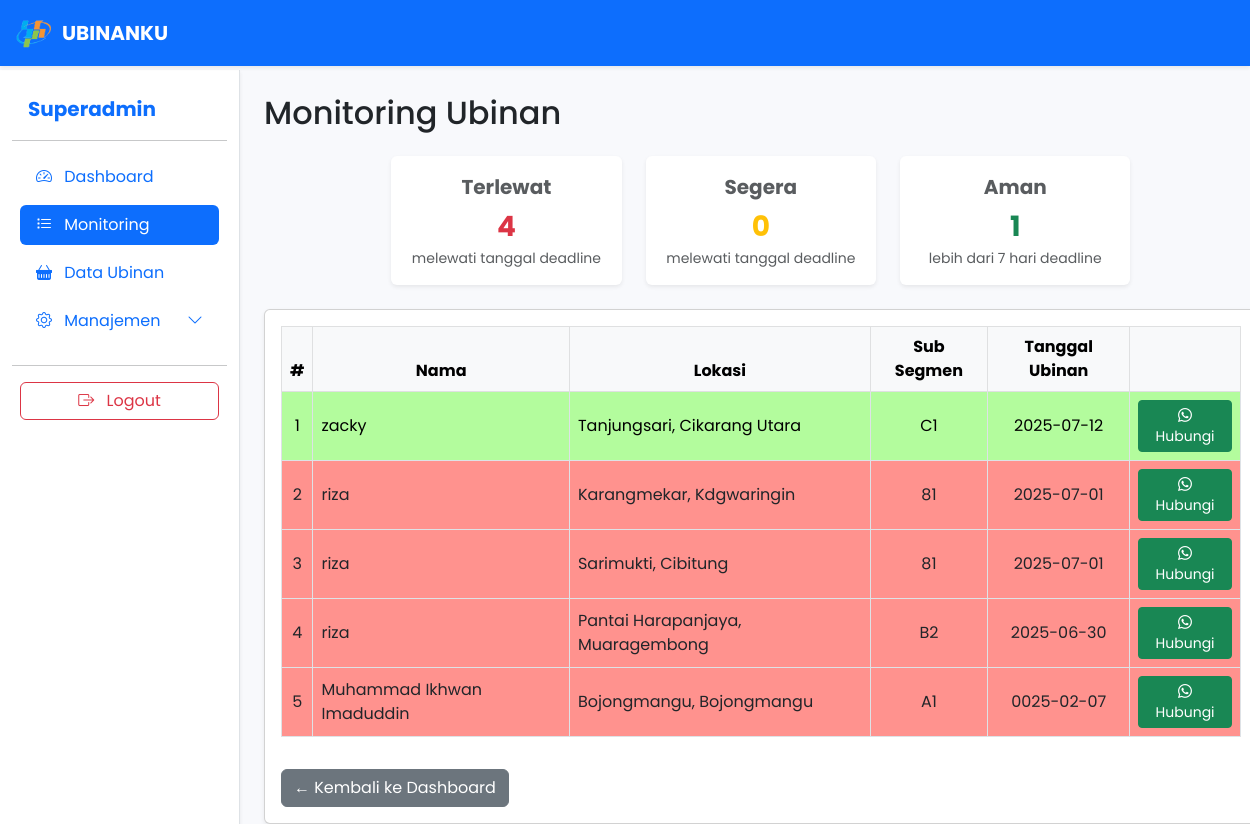
Screenshot of /client/service/super-admin/monitoring.php (signed in) with the database file from the repository.
### tables this page shows
CREATE TABLE `monitoring_data_panen` (
  `id` int(11) NOT NULL,
  `nama_petani` varchar(100) NOT NULL,
  `desa` varchar(100) NOT NULL,
  `kecamatan` varchar(100) NOT NULL,
  `tanggal_panen` date NOT NULL,
  `subround` int(11) NOT NULL,
  `foto_petani` varchar(255) NOT NULL,
  `foto_potong` varchar(255) NOT NULL,
  `foto_timbangan` varchar(255) NOT NULL,
  `berat_plot` decimal(10,2) DEFAULT NULL,
  `gkp` decimal(10,2) DEFAULT NULL,
  `gkg` decimal(10,2) DEFAULT NULL,
  `ku` decimal(10,2) DEFAULT NULL,
  `status` enum('selesai','belum selesai','tidak bisa','sudah') DEFAULT NULL,
  `user_id` int(11) NOT NULL,
  `nomor_segmen` varchar(9) NOT NULL,
  `nomor_sub_segmen` varchar(2) NOT NULL,
  `note` varchar(500) NOT NULL,
  `created_at` timestamp NOT NULL DEFAULT current_timestamp(),
  `updated_at` timestamp NULL DEFAULT NULL
);

CREATE TABLE `users` (
  `id` int(11) NOT NULL,
  `username` varchar(50) NOT NULL,
  `password` varchar(255) NOT NULL,
  `nama_lengkap` varchar(100) DEFAULT NULL,
  `no_hp` varchar(20) NOT NULL,
  `email` varchar(50) NOT NULL,
  `role` enum('pcl','pml','supervisor') DEFAULT 'pcl',
  `created_at` timestamp NOT NULL DEFAULT current_timestamp(),
  `updated_at` timestamp NULL DEFAULT NULL ON UPDATE current_timestamp()
);

### client/service/super-admin/monitoring.php (the view, shortened to what this page needs)
<?php
include '../../../server/config/koneksi.php';
$q = mysqli_query($conn, "
    SELECT u.nama_lengkap, u.no_hp, m.desa, m.kecamatan, m.nomor_sub_segmen, m.tanggal_panen
    FROM users u
    JOIN monitoring_data_panen m ON u.id = m.user_id
    WHERE (m.status = 'belum selesai' OR m.status = 'sudah')
    ORDER BY m.tanggal_panen DESC
");
$q_user_all = mysqli_query($conn, "
    SELECT m.tanggal_panen
    FROM users u
    JOIN monitoring_data_panen m ON u.id = m.user_id
    WHERE (m.status = 'belum selesai' OR m.status = 'sudah')
");
$terlewat = $segera = $aman = 0;
$today = new DateTime();
while ($row = mysqli_fetch_assoc($q_user_all)) {
    $tgl_ubinan = new DateTime($row['tanggal_panen']);
    $diff = $today->diff($tgl_ubinan)->days;
    $isPast = $tgl_ubinan < $today;
    $isSoon = !$isPast && $diff <= 7;
    if ($isPast) {
        $terlewat++;
    } elseif ($isSoon) {
        $segera++;
    } else {
        $aman++;
    }
}
?>
<!DOCTYPE html>
<html lang="id">
<head>
    <link href="https://cdn.jsdelivr.net/npm/bootstrap@5.3.0/dist/css/bootstrap.min.css" rel="stylesheet">
    <link href="https://cdn.jsdelivr.net/npm/bootstrap-icons@1.10.5/font/bootstrap-icons.css" rel="stylesheet">
</head>
<body>
<nav class="navbar navbar-expand-lg navbar-dark bg-primary shadow-sm fixed-top" style="z-index:1040;">
    <div class="container-fluid">
        <a class="navbar-brand d-flex align-items-center" href="monitoring_panen.php">
            <img src="../../assets/logo.png" alt="Logo BPS" height="40" class="me-2">
            UBINANKU
        </a>
    </div>
</nav>
<div class="container-fluid" style="padding-top:70px;">
    <div class="row">
        <nav class="col-md-3 col-lg-2 d-md-block bg-white border-end shadow-sm sidebar py-4 position-fixed" style="height:100vh; z-index:1030;">
            <div class="position-sticky">
                <a href="#" class="d-flex align-items-center mb-3 text-primary text-decoration-none px-3">
                    <span class="fs-5 fw-bold">Superadmin</span>
                </a>
                <hr>
                <ul class="nav nav-pills flex-column mb-auto px-2">
                    <li class="nav-item mb-2">
                        <a href="super_admin.php" class="nav-link text-primary">
                            <i class="bi bi-speedometer2 me-2"></i> Dashboard
                        </a>
                    </li>
                    <li class="nav-item mb-2">
                        <a href="monitoring.php" class="nav-link active">
                            <i class="bi bi-list-task me-2"></i> Monitoring
                        </a>
                    </li>
                    <li class="nav-item mb-2">
                        <a href="monitoring_panen.php" class="nav-link">
                            <i class="bi bi-basket-fill me-2"></i> Data Ubinan
                        </a>
                    </li>
                    <li class="nav-item mb-2">
                        <a class="nav-link text-primary d-flex justify-content-between align-items-center" data-bs-toggle="collapse" href="#manajemenMenu" role="button" aria-expanded="false" aria-controls="manajemenMenu">
                        <span><i class="bi bi-gear me-2"></i> Manajemen</span>
                        <i class="bi bi-chevron-down"></i>
                        </a>
                    </li>
                </ul>
                <hr>
                <div class="px-2">
                    <a href="../../auth/logout.php" class="btn btn-outline-danger w-100">
                        <i class="bi bi-box-arrow-right me-2"></i> Logout
                    </a>
                </div>
            </div>
        </nav>
        <main id="mainContent" class="col-lg-10 ms-auto px-4 pt-4">
            <h2 class="mb-4">Monitoring Ubinan</h2>
            <div class="row g-4 mb-4 d-flex justify-content-center flex-wrap">
                <div class="col-12 col-sm-6 col-lg-3">
                    <div class="card shadow-sm border-0 text-center h-100">
                        <div class="card-body">
                            <div class="fs-5 text-muted mb-1 fw-bold">Terlewat</div>
                            <div class="fs-3 fw-bold text-danger"><?= $terlewat; ?></div>
                            <div class="small text-muted">melewati tanggal deadline</div>
                        </div>
                    </div>
                    </div>
                <div class="col-12 col-sm-6 col-lg-3">
                    <div class="card shadow-sm border-0 text-center h-100">
                        <div class="card-body">
                            <div class="fs-5 text-muted mb-1 fw-bold">Segera</div>
                            <div class="fs-3 fw-bold text-warning"><?= $segera; ?></div>
                            <div class="small text-muted">melewati tanggal deadline</div>
                        </div>
                    </div>
                </div>
                <div class="col-12 col-sm-6 col-lg-3">
                    <div class="card shadow-sm border-0 text-center h-100">
                        <div class="card-body">
                            <div class="fs-5 text-muted mb-1 fw-bold">Aman</div>
                            <div class="fs-3 fw-bold text-success"><?= $aman; ?></div>
                            <div class="small text-muted">lebih dari 7 hari deadline</div>
                        </div>
                    </div>
                </div>
            </div>
            <div class="card shadow-sm">
                <div class="card-body">
                    <div class="table-responsive">
                        <table class="table table-bordered table-hover align-middle">
                            <thead class="table-light">
                                <tr class="text-center">
                                    <th>#</th>
                                    <th>Nama</th>
                                    <th>Lokasi</th>
                                    <th>Sub Segmen</th>
                                    <th>Tanggal Ubinan</th>
                                    <th></th>
                                </tr>
                            </thead>
                            <tbody>
                                <?php
                                $no = 1;
                                $today = new DateTime();
                                while ($row = mysqli_fetch_assoc($q)):
                                    $tgl_ubinan = new DateTime($row['tanggal_panen']);
                                    $diff = $today->diff($tgl_ubinan)->days;
                                    $isPast = $tgl_ubinan < $today;
                                    $isSoon = !$isPast && $diff <= 7;
                                    if ($isPast) {
                                        $rowClass = 'tr-deadline-lewat';
                                    } elseif ($isSoon) {
                                        $rowClass = 'tr-deadline-segera';
                                    } else {
                                        $rowClass = 'tr-deadline-aman';
                                    }
                                ?>
                                <tr class="<?= $rowClass ?>">
                                    <td class="text-center"><?= $no++; ?></td>
                                    <td><?= htmlspecialchars($row['nama_lengkap']); ?></td>
                                    <td><?= htmlspecialchars($row['desa'] . ', ' . $row['kecamatan']); ?></td>
                                    <td class="text-center"><?= htmlspecialchars($row['nomor_sub_segmen']); ?></td>
                                    <td class="text-center"><?= htmlspecialchars($row['tanggal_panen']); ?></td>
                                    <td class="text-center">
                                        <?php
                                        if (!empty($row['no_hp'])) {
                                            $wa_number = preg_replace('/[^0-9]/', '', $row['no_hp']);
                                            if (strpos($wa_number, '0') === 0) {
                                                $wa_number = '62' . substr($wa_number, 1);
                                            }
                                            $wa_message = rawurlencode("Halo " . $row['nama_lengkap'] . ", mohon segera lengkapi form ubinan Anda.");
                                            $wa_link = "https://wa.me/$wa_number?text=$wa_message";
                                        ?>
                                            <a href="<?= $wa_link ?>" target="_blank" class="btn btn-success btn-sm">
                                                <i class="bi bi-whatsapp"></i> Hubungi
                                            </a>
                                        <?php } else { ?>
                                            <span class="text-muted">-</span>
                                        <?php } ?>
                                    </td>
                                </tr>
                                <?php endwhile; ?>
                            </tbody>
                        </table>
                    </div>
                    <a href="super_admin.php" class="btn btn-secondary mt-3">&larr; Kembali ke Dashboard</a>
                </div>
            </div>
        </main>
    </div>
</div>
</body>
</html>

### client/service/super-admin/monitoring.php (style rules this page uses)
body { background-color: #f8f9fc; font-family: 'Poppins', sans-serif; }
.navbar-brand { font-weight: bold; font-size: 20px; }
@media (min-width: 992px) { #mainContent { margin-left: 240px !important; } }
.sidebar { width: 240px; }
.navbar-brand { font-weight: bold; }
.tr-deadline-lewat td { background-color: rgb(255, 146, 142) !important; color: blank; }
.tr-deadline-aman td { background-color: rgb(179, 252, 157) !important; color: black; }

### rows the page displays
monitoring_data_panen: user.nama_lengkap "zacky", desa+kecamatan "Tanjungsari, Cikarang Utara", nomor_sub_segmen "C1", tanggal_panen "2025-07-12"
monitoring_data_panen: user.nama_lengkap "riza", desa+kecamatan "Karangmekar, Kdgwaringin", nomor_sub_segmen "81", tanggal_panen "2025-07-01"
monitoring_data_panen: user.nama_lengkap "riza", desa+kecamatan "Sarimukti, Cibitung", nomor_sub_segmen "81", tanggal_panen "2025-07-01"
monitoring_data_panen: user.nama_lengkap "riza", desa+kecamatan "Pantai Harapanjaya, Muaragembong", nomor_sub_segmen "B2", tanggal_panen "2025-06-30"
monitoring_data_panen: user.nama_lengkap "Muhammad Ikhwan Imaduddin", desa+kecamatan "Bojongmangu, Bojongmangu", nomor_sub_segmen "A1", tanggal_panen "0025-02-07"

### other values shown
$terlewat "4"
$segera "0"
$aman "1"
